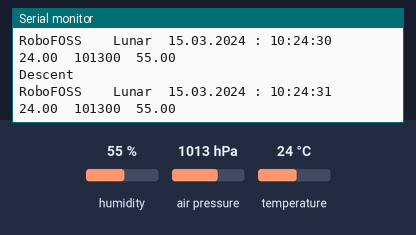
A sketch run on a simulated Arduino Uno, built with avr-gcc and run on an emulated ATmega328P. Shown: the last lines printed to the serial monitor. The test bench sets the inputs (shaded band); at power-on: humidity 55 %, air pressure 1013 hPa, temperature 24 °C. The local clock reads 2024-03-15 10:24:30 at power-on unless the sketch sets it; storage starts empty.

Above: at 1.3 s.
1.4 s: humidity set to 22 %
At 2.7 s:
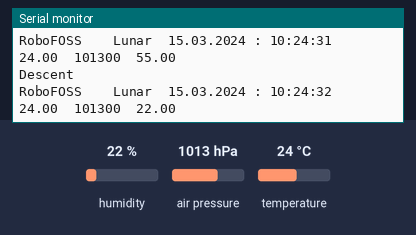
2.9 s: air pressure set to 952 hPa
At 4.2 s:
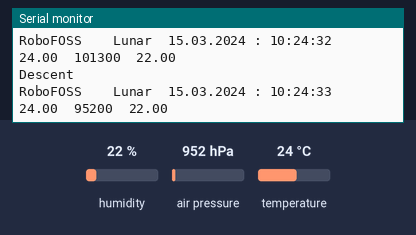
4.4 s: temperature set to 12 °C
At 5.3 s:
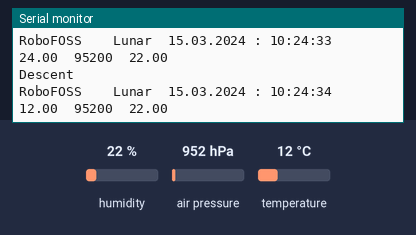
8.5 s: air pressure set to 975 hPa
At 9.1 s:
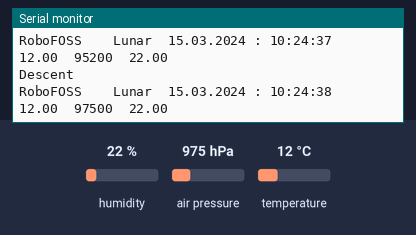
10.0 s: humidity set to 40 %
At 11.5 s:
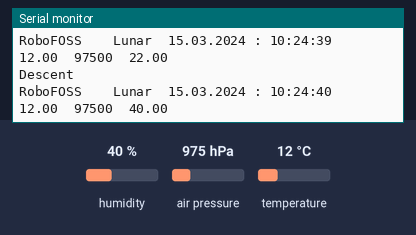
Timing chart, 0 to 12.5 s (numbered marks = the images above; inputs shaded):
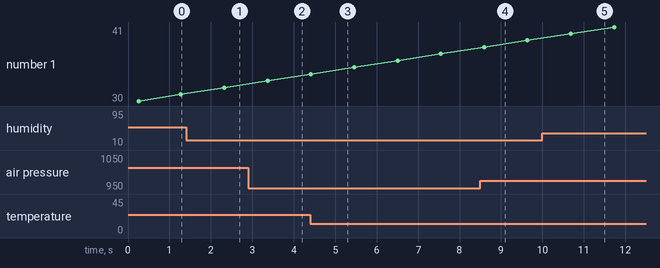

Measured:
- after the input at 1.4 s, the serial monitor: prints a new line after 0.92 s (image 1)
- after the input at 2.9 s, the serial monitor: prints a new line after 0.47 s (image 2)
- after the input at 4.4 s, the serial monitor: prints a new line at once (image 3)
- after the input at 8.5 s, the serial monitor: prints a new line after 0.09 s (image 4)
- after the input at 10.0 s, the serial monitor: prints a new line after 0.69 s (image 5)

The sketch:

bmpSdRtc.ino
```cpp
#include <SD.h>
#include <SPI.h>

#include <DS3231.h>

#include <Wire.h>
#include <Adafruit_BMP085.h>
#include "descent.h"
#include "lunar.h"

// Adafruit_BMP085 bmp;
//File file;
//DS3231  rtc(SDA, SCL);
//int CS_pin = 10;

void setup() {
  descent_setup();
  lunar_setup();
}

void loop() {

 if(alt>=1150){
   Serial.println("Descent");
   descent_loop();
 }
 if(alt<=1080){
   Serial.println("Descent");
    lunar_loop();
 }

}
```

descent.h
```cpp
//#include <SD.h>
//#include <SPI.h>
//
//#include <DS3231.h>
//
//#include <Wire.h>
//#include <Adafruit_BMP085.h>

Adafruit_BMP085 bmp;

File file;
double alt;
//double

DS3231  rtc(SDA, SCL);
int CS_pin = 10;

void descent_setup() {
  Serial.begin(9600);
//  pinMode(sensor_pin,INPUT);
  pinMode(CS_pin, OUTPUT);
  rtc.begin();
//  alt = bmp.readAltitude();
//  rtc.setTime(15,40,0);
  // SD Card Initialization
  if (SD.begin())
  {
    Serial.println("SD card is ready to use.");
  } else
  {
    Serial.println("SD card initialization failed");
    return;
  }
  Serial.print("Call sign  ");
  Serial.print("\t");
  Serial.print("Type");
  Serial.print("\t");
  Serial.print("Date  ");
  Serial.print(" : ");
  Serial.print("Time");
  Serial.print("\t");
//  Serial.print("Temp");
//  Serial.println("\t");
  Serial.println("Altitude");
  Serial.print("\t");
  Serial.print("AccelerationX");
  Serial.print("\t");
  Serial.print("AccelerationY");
  Serial.print("\t");
  Serial.print("AccelerationZ");
  file = SD.open("test.txt", FILE_WRITE);
  if (file) {
    file.print("Call sign  ");
    file.print("\t");
    file.print("Type");
    file.print("\t");
    file.print("Date");
    file.print(" : ");
    file.print("Time");
    file.print("\t");
//    file.print("Temp");
//    file.println("\t");
    file.println("Altitude");
    file.print("\t");
    file.print("AccelerationX");
    file.print("\t");
    file.print("AccelerationY");
    file.print("\t");
    file.print("AccelerationZ\n");
    file.close(); // close the file
  }
  // if the file didn't open, print an error:
  else {
    Serial.println("error opening test.txt");
  }
  if (!bmp.begin()) {
  Serial.println("Could not find a valid BMP085/BMP180 sensor, check wiring!");
  while (1) {}
  }
}

void descent_loop() {
//  output = analogRead(sensor_pin);
//  temp =(output*500)/1023;
  Serial.print("\nRoboFOSS");
  Serial.print("\t");
  Serial.print("\t");
  Serial.print("Descent");
  Serial.print("\t");
  Serial.print(rtc.getDateStr());
  Serial.print(" : ");
  Serial.print(rtc.getTimeStr());
  Serial.print("\t");
  alt = bmp.readAltitude(102000); //current sea level pressure in Nepal
//  alt = bmp.readAltitude();

  Serial.println(alt);

//  Serial.println(temp);
  int x = analogRead(1);  //read from xpin

   int y = analogRead(2);  //read from ypin

   int z = analogRead(3);  //read from zpin

    float zero_G = 512.0; //ADC is 0~1023  the zero g output equal to Vs/2
                          //ADXL335 power supply by Vs 3.3V
    float scale = 102.3;  //ADXL335330 Sensitivity is 330mv/g
                           //330 * 1024/3.3/1000

    //Serial.print(x);
    //Serial.print("\t");
    //Serial.print(y);
    //Serial.print("\t");
    //Serial.print(z);
    Serial.print("\t");
    Serial.print(((float)x - 331.5)/65*9.8);  //print x value on serial monitor
    Serial.print("\t");
    Serial.print(((float)y - 329.5)/68.5*9.8);  //print y value on serial monitor
    Serial.print("\t");
    Serial.print(((float)z - 340)/68*9.8);  //print z value on serial monitor
    Serial.print("\n\n");
    delay(500);

  file = SD.open("test.txt", FILE_WRITE);
  if (file) {
    file.print("RoboFOSS");
    file.print("\t");
    file.print("\t");
    file.print("Descent");
    file.print("\t");
    file.print(rtc.getDateStr());
    file.print(" : ");
    file.print(rtc.getTimeStr());
    file.print("\t");
    file.print(alt);
    file.print("\t");
    file.print(((float)x - 331.5)/65*9.8);  //print x value on serial monitor
    file.print("\t");
    file.print(((float)y - 329.5)/68.5*9.8);  //print y value on serial monitor
    file.print("\t");
    file.print(((float)z - 340)/68*9.8);  //print z value on serial monitor
    file.print("\n\n");
    delay(500);
//    file.print("\n");
//    Serial.println("altitude");
//    file.println(temp);
    file.close(); // close the file
  }
  // if the file didn't open, print an error:
  else {
    Serial.println("error opening test.txt");
  }
  delay(500);


}
```

lunar.h
```cpp
//#include <SD.h>
//#include <SPI.h>

//#include <DS3231.h>

//#include <Wire.h>
//#include <Adafruit_BMP085.h>
//
//Adafruit_BMP085 bmp;
//
//File file;
//
//DS3231  rtc(SDA, SCL);
//int CS_pin = 10;
#include <dht11.h>
#define DHT11PIN 2
dht11 DHT11;

void lunar_setup() {
  Serial.begin(9600);
//  pinMode(sensor_pin,INPUT);
  pinMode(CS_pin, OUTPUT);
  rtc.begin();
//  rtc.setDate(8,12,2019);
//  rtc.setTime(16,56,0);
  // SD Card Initialization
  if (SD.begin())
  {
    Serial.println("SD card is ready to use.");
  } else
  {
    Serial.println("SD card initialization failed");
    return;
  }
  Serial.print("Call sign  ");
  Serial.print("\t");
  Serial.print("Type");
  Serial.print("\t");
  Serial.print("Date  ");
  Serial.print(" : ");
  Serial.print("Time");
  Serial.print("\t");
//  Serial.print("Temp");
//  Serial.println("\t");
  Serial.println("Temperature");
  Serial.print("\t");
  Serial.print("Pressure");
  Serial.print("\t");
  Serial.print("Humidity");

  file = SD.open("test.txt", FILE_WRITE);
  if (file) {
    file.print("Call sign  ");
    file.print("\t");
    file.print("Type");
    file.print("\t");
    file.print("Date");
    file.print(" : ");
    file.print("Time");
    file.print("\t");
//    file.print("Temp");
//    file.println("\t");
    file.println("Temperature");
    file.print("\t");
    file.print("Pressure");
    file.print("\t");
    file.print("Humidity");
    file.close(); // close the file
  }
  // if the file didn't open, print an error:
  else {
    Serial.println("error opening test.txt");
  }
  if (!bmp.begin()) {
  Serial.println("Could not find a valid BMP085/BMP180 sensor, check wiring!");
  while (1) {}
  }
}

void lunar_loop() {
//  output = analogRead(sensor_pin);
//  temp =(output*500)/1023;
  Serial.print("\nRoboFOSS");
  Serial.print("\t");
  Serial.print("\t");
  Serial.print("Lunar");
  Serial.print("\t");
  Serial.print(rtc.getDateStr());
  Serial.print(" : ");
  Serial.print(rtc.getTimeStr());
  Serial.print("\t");

  int chk = DHT11.read(DHT11PIN);
  Serial.print((float)DHT11.temperature, 2);
  Serial.print("\t");
  Serial.print(bmp.readSealevelPressure());
  Serial.print("\t");
  Serial.println((float)DHT11.humidity, 2);
  Serial.print("\n");

//  Serial.println(temp);


  file = SD.open("test.txt", FILE_WRITE);
  if (file) {
    file.print("RoboFOSS");
    file.print("\t");
    file.print("\t");
    file.print("Descent");
    file.print("\t");
    file.print(rtc.getDateStr());
    file.print(" : ");
    file.print(rtc.getTimeStr());
    file.print("\t");
    file.print((float)DHT11.temperature, 2);
    file.print("\t");
    file.print(bmp.readSealevelPressure());
    file.print("\t");
    file.println((float)DHT11.humidity, 2);
    file.print("\n");

    delay(500);
//    file.print("\n");
//    Serial.println("altitude");
//    file.println(temp);
    file.close(); // close the file
  }
  // if the file didn't open, print an error:
  else {
    Serial.println("error opening test.txt");
  }
  delay(500);

}
```
